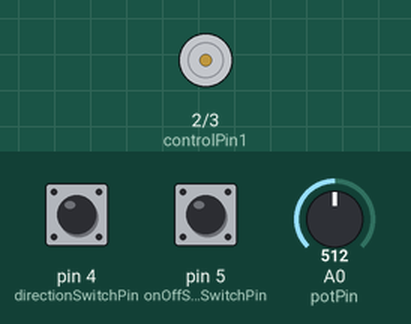
This sketch was run on a simulated Arduino Uno, built with avr-gcc and run on an emulated ATmega328P. On the bench: motor-driver pin pairs drawn as motors (green arrow = first pin HIGH = forward, orange = second pin HIGH = backward, longer = more drive, scaled by the enable pin). The inputs (shaded band) are chosen by the test bench; at power-on: pin 4 (directionSwitchPin) LOW, pin 5 (onOffSwitchStateSwitchPin) LOW, A0 (potPin) = 512.

Above: at 1.2 s.
1.3 s: pin 4 (directionSwitchPin) pulled HIGH for 0.15 s
2.9 s: pin 5 (onOffSwitchStateSwitchPin) pulled HIGH for 0.15 s
At 3.8 s:
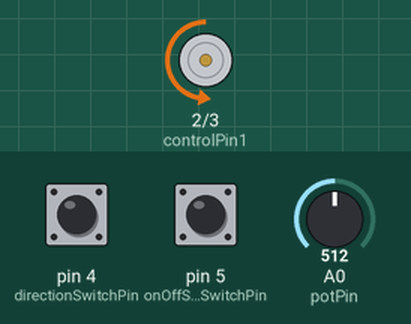
4.5 s: A0 (potPin) set to 716
At 5.0 s:
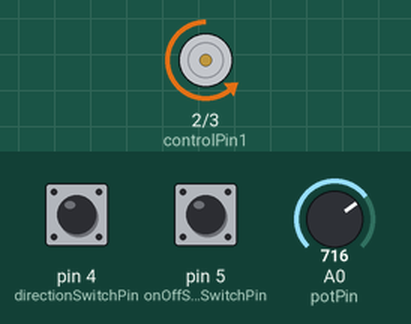
6.0 s: A0 (potPin) set to 900
At 7.2 s:
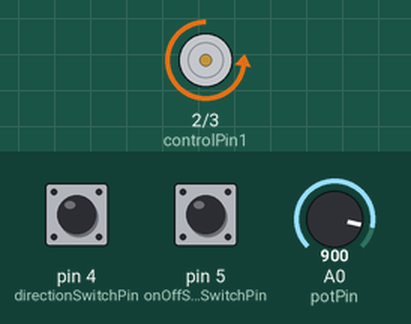
7.5 s: pin 4 (directionSwitchPin) pulled HIGH for 1 s
At 8.4 s:
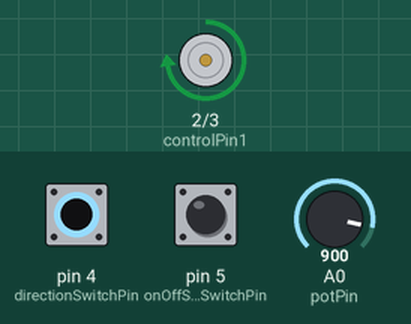
10.0 s: A0 (potPin) set to 511
At 10.4 s:
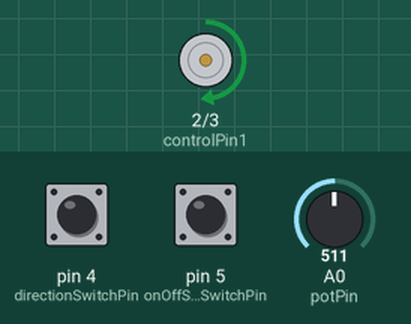
Timing chart, 0 to 12.5 s (numbered marks = the images above; inputs shaded):
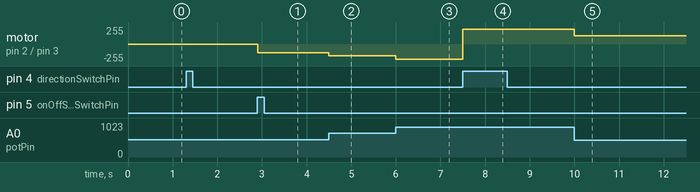

The sketch:

ZoeTrope.ino
```cpp
const int controlPin1 = 2;
const int controlPin2 = 3;
const int enablePin = 9;
const int directionSwitchPin = 4;
const int onOffSwitchStateSwitchPin = 5;
const int potPin = A0;
int onOffSwitchState = 4;
int previousOnOffSwitchState = 0;
int directionSwitchState = 0;
int previousDirectionSwitchState = 0;
int motorEnabled = 0;
int motorSpeed = 0;
int motorDirection = 1;

void setup() {
  pinMode(directionSwitchPin, INPUT);
  pinMode(onOffSwitchStateSwitchPin, INPUT);
  pinMode(controlPin1, OUTPUT);
  pinMode(controlPin2, OUTPUT);
  pinMode(enablePin, OUTPUT);
  digitalWrite(enablePin, LOW);
  Serial.begin(9600);
}

void loop() {
  onOffSwitchState = digitalRead(onOffSwitchStateSwitchPin);
  delay(1);
  ////Serial.print("onOffSwitchState");
  //Serial.println(onOffSwitchState);
  directionSwitchState = digitalRead(directionSwitchPin);
  //Serial.print("directionSwitchPin");
  //Serial.println(directionSwitchPin);
  motorSpeed = analogRead(potPin)/4;
  //Serial.print("motorSpeed");
  //Serial.println(motorSpeed);
  if(onOffSwitchState != previousOnOffSwitchState){
    //Serial.print("onOffSwitchState");
    //Serial.println(onOffSwitchState);
    if( onOffSwitchState == HIGH){
      motorEnabled = !motorEnabled;
      //Serial.print("motorEnabled ");
      //Serial.println(motorEnabled);
    }
  }
  if(directionSwitchState != previousDirectionSwitchState) {
    if( directionSwitchState == HIGH) {
      motorDirection = !motorDirection;
      //Serial.print("motorDirection ");
      //Serial.println(motorDirection);
    }
  }
  if (motorDirection == 1){
    digitalWrite(controlPin1, HIGH);
    digitalWrite(controlPin2, LOW);
  }
  else {
    digitalWrite(controlPin1, LOW);
    digitalWrite(controlPin2, HIGH);
  }
  if (motorEnabled == 1) {
    analogWrite(enablePin, motorSpeed);
  }
  else {
    analogWrite(enablePin, 0 );
  }
  previousDirectionSwitchState = directionSwitchState;
  previousOnOffSwitchState = onOffSwitchState;
  delay(1);
  //Serial.println("................................");
  //Serial.println("................................");
}
```

Measured:
- after the input at 2.9 s, motor on pin 2 (controlPin1) / pin 3 (controlPin2): stopped → backward 128/255 at once
- after the input at 4.5 s, motor on pin 2 (controlPin1) / pin 3 (controlPin2): backward 128/255 → backward 179/255 at once
- after the input at 6.0 s, motor on pin 2 (controlPin1) / pin 3 (controlPin2): backward 179/255 → backward 225/255 at once
- after the input at 7.5 s, motor on pin 2 (controlPin1) / pin 3 (controlPin2): backward 225/255 → forward 225/255 at once
- after the input at 10.0 s, motor on pin 2 (controlPin1) / pin 3 (controlPin2): forward 225/255 → forward 127/255 at once
